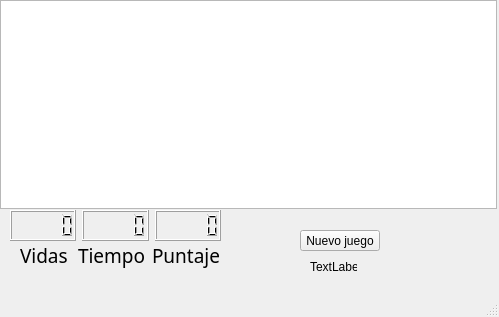
<?xml version="1.0" encoding="UTF-8"?>
<ui version="4.0">
 <class>MainWindow</class>
 <widget class="QMainWindow" name="MainWindow">
  <property name="geometry">
   <rect>
    <x>0</x>
    <y>0</y>
    <width>499</width>
    <height>317</height>
   </rect>
  </property>
  <property name="windowTitle">
   <string>Bomberman</string>
  </property>
  <widget class="QWidget" name="centralwidget">
   <widget class="QGraphicsView" name="graphicsView">
    <property name="geometry">
     <rect>
      <x>0</x>
      <y>0</y>
      <width>497</width>
      <height>209</height>
     </rect>
    </property>
   </widget>
   <widget class="QWidget" name="horizontalLayoutWidget">
    <property name="geometry">
     <rect>
      <x>10</x>
      <y>210</y>
      <width>211</width>
      <height>31</height>
     </rect>
    </property>
    <layout class="QHBoxLayout" name="horizontalLayout">
     <item>
      <widget class="QLCDNumber" name="lcdVidas">
       <property name="enabled">
        <bool>true</bool>
       </property>
       <property name="font">
        <font>
         <weight>50</weight>
         <bold>false</bold>
        </font>
       </property>
       <property name="mouseTracking">
        <bool>false</bool>
       </property>
       <property name="intValue" stdset="0">
        <number>0</number>
       </property>
      </widget>
     </item>
     <item>
      <widget class="QLCDNumber" name="lcdTiempo"/>
     </item>
     <item>
      <widget class="QLCDNumber" name="lcdPuntaje"/>
     </item>
    </layout>
   </widget>
   <widget class="QWidget" name="horizontalLayoutWidget_2">
    <property name="geometry">
     <rect>
      <x>20</x>
      <y>240</y>
      <width>201</width>
      <height>31</height>
     </rect>
    </property>
    <layout class="QHBoxLayout" name="horizontalLayout_2">
     <item>
      <widget class="QLabel" name="labelTiempo">
       <property name="font">
        <font>
         <family>Bahnschrift Condensed</family>
         <pointsize>14</pointsize>
        </font>
       </property>
       <property name="text">
        <string>Vidas</string>
       </property>
      </widget>
     </item>
     <item>
      <widget class="QLabel" name="labelVidas">
       <property name="font">
        <font>
         <family>Bahnschrift Condensed</family>
         <pointsize>14</pointsize>
        </font>
       </property>
       <property name="text">
        <string>Tiempo</string>
       </property>
      </widget>
     </item>
     <item>
      <widget class="QLabel" name="labelPuntaje">
       <property name="font">
        <font>
         <family>Bahnschrift Condensed</family>
         <pointsize>14</pointsize>
        </font>
       </property>
       <property name="text">
        <string>Puntaje</string>
       </property>
      </widget>
     </item>
    </layout>
   </widget>
   <widget class="QPushButton" name="botonNuevoJuego">
    <property name="geometry">
     <rect>
      <x>300</x>
      <y>230</y>
      <width>80</width>
      <height>21</height>
     </rect>
    </property>
    <property name="text">
     <string>Nuevo juego</string>
    </property>
   </widget>
   <widget class="QLabel" name="label">
    <property name="geometry">
     <rect>
      <x>310</x>
      <y>260</y>
      <width>47</width>
      <height>13</height>
     </rect>
    </property>
    <property name="text">
     <string>TextLabel</string>
    </property>
   </widget>
  </widget>
  <widget class="QMenuBar" name="menubar">
   <property name="geometry">
    <rect>
     <x>0</x>
     <y>0</y>
     <width>499</width>
     <height>20</height>
    </rect>
   </property>
  </widget>
  <widget class="QStatusBar" name="statusbar"/>
 </widget>
 <resources/>
 <connections/>
</ui>
